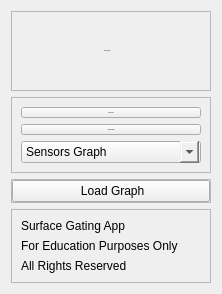
               <widget class="QWidget" name="frame_graph_left" native="true">
                <layout class="QVBoxLayout" name="verticalLayout_9">
                 <item>
                  <widget class="QFrame" name="frame_graph_tframe">
                   <property name="minimumSize">
                    <size>
                     <width>200</width>
                     <height>80</height>
                    </size>
                   </property>
                   <property name="maximumSize">
                    <size>
                     <width>16777215</width>
                     <height>80</height>
                    </size>
                   </property>
                   <property name="frameShape">
                    <enum>QFrame::StyledPanel</enum>
                   </property>
                   <property name="frameShadow">
                    <enum>QFrame::Raised</enum>
                   </property>
                   <layout class="QHBoxLayout" name="horizontalLayout_21">
                    <property name="spacing">
                     <number>0</number>
                    </property>
                    <property name="leftMargin">
                     <number>0</number>
                    </property>
                    <property name="topMargin">
                     <number>0</number>
                    </property>
                    <property name="rightMargin">
                     <number>15</number>
                    </property>
                    <property name="bottomMargin">
                     <number>0</number>
                    </property>
                    <item alignment="Qt::AlignHCenter|Qt::AlignVCenter">
                     <widget class="QLabel" name="label_graph_ticon">
                      <property name="minimumSize">
                       <size>
                        <width>40</width>
                        <height>40</height>
                       </size>
                      </property>
                      <property name="maximumSize">
                       <size>
                        <width>40</width>
                        <height>40</height>
                       </size>
                      </property>
                      <property name="text">
                       <string/>
                      </property>
                      <property name="pixmap">
                       <pixmap resource="resources.qrc">:/icons/icons/bar-chart-icon.svg</pixmap>
                      </property>
                      <property name="scaledContents">
                       <bool>true</bool>
                      </property>
                     </widget>
                    </item>
                    <item alignment="Qt::AlignLeft">
                     <widget class="QLabel" name="label_graph_tlabel">
                      <property name="font">
                       <font>
                        <family>Segoe UI</family>
                        <pointsize>-1</pointsize>
                       </font>
                      </property>
                      <property name="text">
                       <string>PLOT GRAPH</string>
                      </property>
                     </widget>
                    </item>
                   </layout>
                  </widget>
                 </item>
                 <item alignment="Qt::AlignTop">
                  <widget class="QFrame" name="frame_graph_gbframe">
                   <property name="frameShape">
                    <enum>QFrame::StyledPanel</enum>
                   </property>
                   <property name="frameShadow">
                    <enum>QFrame::Raised</enum>
                   </property>
                   <layout class="QVBoxLayout" name="verticalLayout_10">
                    <item>
                     <widget class="QPushButton" name="button_graph_main">
                      <property name="font">
                       <font>
                        <family>Trebuchet MS</family>
                        <pointsize>-1</pointsize>
                       </font>
                      </property>
                      <property name="text">
                       <string>Main Graph</string>
                      </property>
                      <property name="icon">
                       <iconset theme="SP_ArrowBack">
                        <normaloff>../../Documents/Learning/PyQt5/RSCM-App/Bagian Grafik</normaloff>../../Documents/Learning/PyQt5/RSCM-App/Bagian Grafik</iconset>
                      </property>
                     </widget>
                    </item>
                    <item>
                     <widget class="QPushButton" name="button_graph_average">
                      <property name="font">
                       <font>
                        <family>Trebuchet MS</family>
                        <pointsize>-1</pointsize>
                       </font>
                      </property>
                      <property name="text">
                       <string>Average Graph</string>
                      </property>
                     </widget>
                    </item>
                    <item>
                     <widget class="QComboBox" name="combo_graph_sensors">
                      <property name="styleSheet">
                       <string notr="true">QComboBox QAbstractItemView::item:hover {
    background-color: black;
}
QComboBox::down-arrow {
    color: black;
}
QComboBox {
    text-align: center;
}
</string>
                      </property>
                      <property name="editable">
                       <bool>false</bool>
                      </property>
                      <property name="currentText">
                       <string>Sensors Graph</string>
                      </property>
                      <item>
                       <property name="text">
                        <string>Sensors Graph</string>
                       </property>
                      </item>
                      <item>
                       <property name="text">
                        <string>Sensor 1</string>
                       </property>
                      </item>
                      <item>
                       <property name="text">
                        <string>Sensor 2</string>
                       </property>
                      </item>
                      <item>
                       <property name="text">
                        <string>Sensor 3</string>
                       </property>
                      </item>
                      <item>
                       <property name="text">
                        <string>Sensor 4</string>
                       </property>
                      </item>
                      <item>
                       <property name="text">
                        <string>Sensor 5</string>
                       </property>
                      </item>
                      <item>
                       <property name="text">
                        <string>Sensor 6</string>
                       </property>
                      </item>
                      <item>
                       <property name="text">
                        <string>Sensor 7</string>
                       </property>
                      </item>
                      <item>
                       <property name="text">
                        <string>Sensor 8</string>
                       </property>
                      </item>
                      <item>
                       <property name="text">
                        <string>Sensor 9</string>
                       </property>
                      </item>
                     </widget>
                    </item>
                   </layout>
                  </widget>
                 </item>
                 <item>
                  <widget class="QFrame" name="frame_graph_sframe">
                   <property name="minimumSize">
                    <size>
                     <width>0</width>
                     <height>0</height>
                    </size>
                   </property>
                   <property name="maximumSize">
                    <size>
                     <width>16777215</width>
                     <height>50</height>
                    </size>
                   </property>
                   <property name="frameShape">
                    <enum>QFrame::StyledPanel</enum>
                   </property>
                   <property name="frameShadow">
                    <enum>QFrame::Raised</enum>
                   </property>
                   <layout class="QVBoxLayout" name="verticalLayout_13">
                    <property name="spacing">
                     <number>0</number>
                    </property>
                    <property name="leftMargin">
                     <number>0</number>
                    </property>
                    <property name="topMargin">
                     <number>0</number>
                    </property>
                    <property name="rightMargin">
                     <number>0</number>
                    </property>
                    <property name="bottomMargin">
                     <number>0</number>
                    </property>
                    <item>
                     <widget class="QPushButton" name="pushButton_2">
                      <property name="maximumSize">
                       <size>
                        <width>16777215</width>
                        <height>16777215</height>
                       </size>
                      </property>
                      <property name="text">
                       <string> Load Graph</string>
                      </property>
                      <property name="icon">
                       <iconset resource="resources.qrc">
                        <normaloff>:/icons/icons/engine-gears-icon.svg</normaloff>:/icons/icons/engine-gears-icon.svg</iconset>
                      </property>
                     </widget>
                    </item>
                   </layout>
                  </widget>
                 </item>
                 <item alignment="Qt::AlignTop">
                  <widget class="QFrame" name="frame_graph_crlframe">
                   <property name="frameShape">
                    <enum>QFrame::StyledPanel</enum>
                   </property>
                   <property name="frameShadow">
                    <enum>QFrame::Raised</enum>
                   </property>
                   <layout class="QVBoxLayout" name="verticalLayout_11">
                    <item>
                     <widget class="QLabel" name="frame_graph_crllabel2">
                      <property name="text">
                       <string>Surface Gating App</string>
                      </property>
                     </widget>
                    </item>
                    <item>
                     <widget class="QLabel" name="frame_graph_crllabel1">
                      <property name="text">
                       <string>For Education Purposes Only</string>
                      </property>
                     </widget>
                    </item>
                    <item>
                     <widget class="QLabel" name="frame_graph_crllabel3">
                      <property name="text">
                       <string>All Rights Reserved</string>
                      </property>
                     </widget>
                    </item>
                   </layout>
                  </widget>
                 </item>
                </layout>
               </widget>
